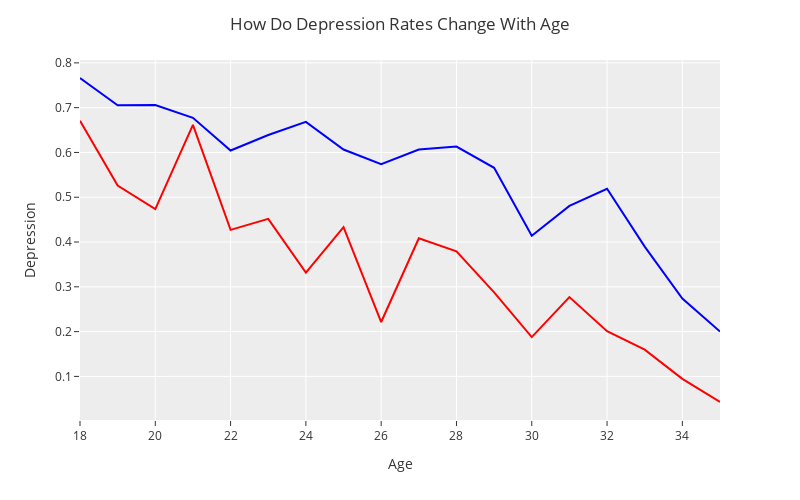

Notebook source saved alongside this figure:
### Code cell
# creating data frame for the line that works with students

# create new empty data frame in order to next fill it with columns from the origonal data frame
DF_age_with_students = pd.DataFrame()

# moving over columns from the original data frame to the new one, specifically the columns depression, age, and family history
# of mental illnesses
DF_age_with_students['Depression'] = DF['Depression']
DF_age_with_students['Age'] = DF['Age']
DF_age_with_students['Working Professional or Student'] = DF['Working Professional or Student']

#series of masks. First mask filters out only the students for this data frame
mask = (DF_age_with_students['Working Professional or Student'] == "Student")
# this applies the mask
DF_age_with_students = DF_age_with_students[mask]
# deletes that column since we don't use it and it gets in the way
del DF_age_with_students['Working Professional or Student']
# masking to avoid ages above 35, since there are only a couple data points there and it throws off the data
mask = (DF_age_with_students['Age'] <= 35)
#applying mask
DF_age_with_students = DF_age_with_students[mask]


#creating first graph with students
DF_age_with_students = DF_age_with_students.groupby('Age').mean().reset_index()
fig_students = px.line(DF_age_with_students, 
    x = 'Age',
    y = 'Depression'
)

fig_students.update_layout(
                  title='How Do Depression Rates Change With Age',
                  template='ggplot2',
                  width=800,
                  height=500,
                      )
fig_students.update_traces(name="Students", line=dict(color='blue'))

#creating second line for workers
# create new empty data frame in order to next fill it with columns from the origonal data frame
DF_age_with_workers = pd.DataFrame()

# moving over columns from the original data frame to the new one, specifically the columns depression, age, and family history
# of mental illnesses
DF_age_with_workers['Depression'] = DF['Depression']
DF_age_with_workers['Age'] = DF['Age']
DF_age_with_workers['Working Professional or Student'] = DF['Working Professional or Student']

mask = (DF_age_with_workers['Working Professional or Student'] == "Working Professional")
DF_age_with_workers = DF_age_with_workers[mask]
del DF_age_with_workers['Working Professional or Student']
mask = (DF_age_with_workers['Age'] <= 35)
DF_age_with_workers = DF_age_with_workers[mask]


DF_age_with_workers = DF_age_with_workers.groupby('Age').mean().reset_index()
fig_workers = px.line(DF_age_with_workers, 
    x = 'Age',
    y = 'Depression'
)
fig_workers.update_traces(name="Workers", line=dict(color='red'))


fig_students.add_traces(fig_workers.data)
fig_students.update_layout(
    title='How Do Depression Rates Change With Age',
    template='ggplot2',
    width=800,
    height=500,
    legend_title="Group", 
    legend=dict(x=0.8, y=1.0)
)
fig_students.show()

### Figure 1 — Plotly figure (JSON) as saved in the notebook; plotly's stock layout.template omitted (floating-point values rounded to 4 significant figures)
{"data": [{"hovertemplate": "Age=%{x}<br>Depression=%{y}<extra></extra>", "legendgroup": "", "line": {"color": "blue", "dash": "solid"}, "marker": {"symbol": "circle"}, "mode": "lines", "name": "Students", "orientation": "v", "showlegend": false, "type": "scatter", "x": [18, 19, 20, 21, 22, 23, 24, 25, 26, 27, 28, 29, 30, 31, 32, 33, 34, 35], "xaxis": "x", "y": [0.7662, 0.7051, 0.7059, 0.6773, 0.6043, 0.6389, 0.6683, 0.6065, 0.574, 0.6067, 0.6132, 0.5656, 0.414, 0.4807, 0.519, 0.3899, 0.2738, 0.2], "yaxis": "y"}, {"hovertemplate": "Age=%{x}<br>Depression=%{y}<extra></extra>", "legendgroup": "", "line": {"color": "red", "dash": "solid"}, "marker": {"symbol": "circle"}, "mode": "lines", "name": "Workers", "orientation": "v", "showlegend": false, "type": "scatter", "x": [18, 19, 20, 21, 22, 23, 24, 25, 26, 27, 28, 29, 30, 31, 32, 33, 34, 35], "xaxis": "x", "y": [0.6705, 0.5261, 0.4734, 0.6614, 0.4272, 0.4518, 0.3318, 0.4333, 0.2214, 0.4083, 0.3793, 0.2877, 0.1877, 0.2771, 0.2008, 0.1596, 0.09459, 0.04285], "yaxis": "y"}], "layout": {"height": 500, "legend": {"title": {"text": "Group"}, "tracegroupgap": 0, "x": 0.8, "y": 1}, "margin": {"t": 60}, "title": {"text": "How Do Depression Rates Change With Age"}, "width": 800, "xaxis": {"anchor": "y", "autorange": true, "domain": [0, 1], "range": [18, 35], "title": {"text": "Age"}, "type": "linear"}, "yaxis": {"anchor": "x", "autorange": true, "domain": [0, 1], "range": [0.002659, 0.8064], "title": {"text": "Depression"}, "type": "linear"}}}
